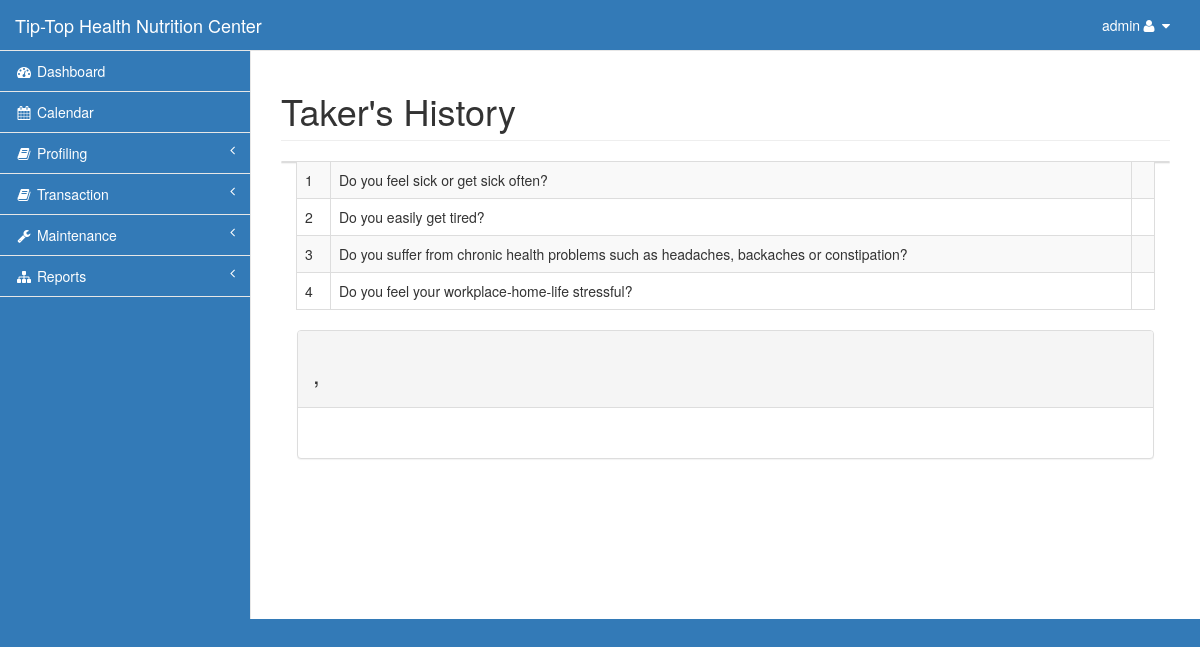
The page /admin/history.php (signed in) on the database its author committed.
### tables this page shows
CREATE TABLE `question` (
  `question_id` int(11) NOT NULL,
  `question` varchar(100) NOT NULL
);

### admin/history.php (the view, shortened to what this page needs)
<?php include('session.php');?>
<!DOCTYPE html>
<html lang="en">
<head>
    <?php include('css.php');?>
</head>
<body>
    <div id="wrapper">
        <?php include('nav.php');?>
        <div id="page-wrapper">
            <div class="row">
                <div class="col-lg-12">
                    <h1 class="page-header">Taker's History</h1>
                </div>
            </div>
            <div class="row">
                <div class="col-lg-12">
                    <div class="col-lg-12">
                     <table width="70%" class="table table-striped table-bordered table-hover" id="">
                                <tbody>
                    <?php
                    $id=$_REQUEST['id'];
        $query=mysqli_query($con,"select * from question")or die(mysqli_error($con));
            $i=1;
          while ($row=mysqli_fetch_array($query)){
                $qid=$row['question_id'];
                $query1=mysqli_query($con,"select * from survey where id='$id' and question_id='$qid'")or die(mysqli_error($con));
                    $row1=mysqli_fetch_array($query1);
?>
                                    <tr class="odd gradeX">
                                        <td class="center"><?php echo $i;?></td>
                                        <td><?php echo $row['question'];?></td>
                                       <td><?php echo $row1 ['answer'];?></td>
                                    </tr>
<?php $i++;}?>
                                </tbody>
                            </table>
                        </div>
                    <div class="panel panel-default">
                        <div class="col-lg-12">
                    <div class="panel panel-default">
                        <div class="panel-heading">
<?php
        $id=$_REQUEST['id'];
        $query1=mysqli_query($con,"select * from taker where id='$id'")or die(mysqli_error($con));
                $row1=mysqli_fetch_array($query1);
                    echo "<h3>".$row1['last'].", ".$row1['first']."</h3>";
?>
                        </div>
                        <div class="panel-body">
                        </div>
                    </div>
                </div>
                    </div>
                </div>
            </div>
        </div>
    </div>
</body>
</html>

### admin/css.php (style rules this page uses)
.navbar-default, body { background-color: #337ab7!important; }

### rows shown on the page
question: question "Do you feel sick or get sick often?"
question: question "Do you easily get tired?"
question: question "Do you suffer from chronic health problems such as headaches, backaches or constipation?"
question: question "Do you feel your workplace-home-life stressful?"

### other values the page prints
$_SESSION['type'] "admin"
